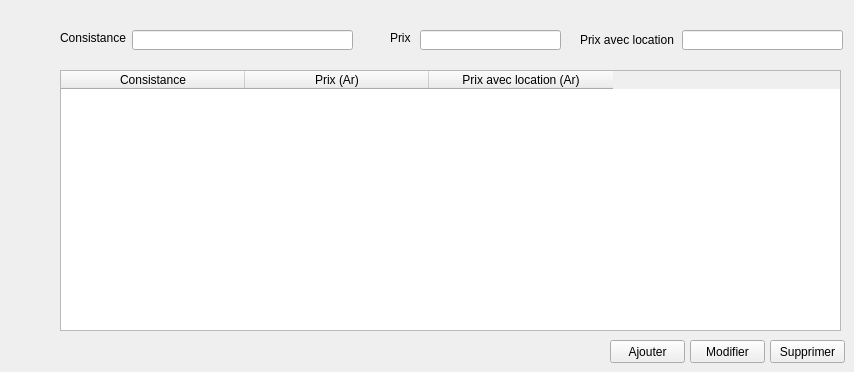
             <widget class="QWidget" name="pageForfParConsistanceParcelle_3">
              <widget class="QLabel" name="label_39">
               <property name="geometry">
                <rect>
                 <x>60</x>
                 <y>30</y>
                 <width>71</width>
                 <height>16</height>
                </rect>
               </property>
               <property name="text">
                <string>&lt;html&gt;&lt;head/&gt;&lt;body&gt;&lt;p&gt;Consistance&lt;/p&gt;&lt;/body&gt;&lt;/html&gt;</string>
               </property>
              </widget>
              <widget class="QLineEdit" name="lineEdit_31">
               <property name="geometry">
                <rect>
                 <x>132</x>
                 <y>30</y>
                 <width>221</width>
                 <height>20</height>
                </rect>
               </property>
              </widget>
              <widget class="QLabel" name="label_40">
               <property name="geometry">
                <rect>
                 <x>390</x>
                 <y>30</y>
                 <width>41</width>
                 <height>16</height>
                </rect>
               </property>
               <property name="text">
                <string>&lt;html&gt;&lt;head/&gt;&lt;body&gt;&lt;p&gt;Prix&lt;/p&gt;&lt;/body&gt;&lt;/html&gt;</string>
               </property>
              </widget>
              <widget class="QLineEdit" name="lineEdit_32">
               <property name="geometry">
                <rect>
                 <x>420</x>
                 <y>30</y>
                 <width>141</width>
                 <height>20</height>
                </rect>
               </property>
              </widget>
              <widget class="QLabel" name="label_41">
               <property name="geometry">
                <rect>
                 <x>580</x>
                 <y>30</y>
                 <width>111</width>
                 <height>20</height>
                </rect>
               </property>
               <property name="text">
                <string>&lt;html&gt;&lt;head/&gt;&lt;body&gt;&lt;p&gt;Prix avec location&lt;/p&gt;&lt;/body&gt;&lt;/html&gt;</string>
               </property>
              </widget>
              <widget class="QLineEdit" name="lineEdit_33">
               <property name="geometry">
                <rect>
                 <x>682</x>
                 <y>30</y>
                 <width>161</width>
                 <height>20</height>
                </rect>
               </property>
              </widget>
              <widget class="QTableWidget" name="tableWidget_6">
               <property name="geometry">
                <rect>
                 <x>60</x>
                 <y>70</y>
                 <width>781</width>
                 <height>261</height>
                </rect>
               </property>
               <attribute name="horizontalHeaderDefaultSectionSize">
                <number>184</number>
               </attribute>
               <column>
                <property name="text">
                 <string notr="true">Consistance</string>
                </property>
               </column>
               <column>
                <property name="text">
                 <string notr="true">Prix (Ar)</string>
                </property>
               </column>
               <column>
                <property name="text">
                 <string notr="true">Prix avec location (Ar)</string>
                </property>
               </column>
              </widget>
              <widget class="QPushButton" name="pushButton_16">
               <property name="geometry">
                <rect>
                 <x>690</x>
                 <y>340</y>
                 <width>75</width>
                 <height>23</height>
                </rect>
               </property>
               <property name="text">
                <string>Modifier</string>
               </property>
              </widget>
              <widget class="QPushButton" name="pushButton_17">
               <property name="geometry">
                <rect>
                 <x>610</x>
                 <y>340</y>
                 <width>75</width>
                 <height>23</height>
                </rect>
               </property>
               <property name="text">
                <string>Ajouter</string>
               </property>
              </widget>
              <widget class="QPushButton" name="pushButton_18">
               <property name="geometry">
                <rect>
                 <x>770</x>
                 <y>340</y>
                 <width>75</width>
                 <height>23</height>
                </rect>
               </property>
               <property name="text">
                <string>Supprimer</string>
               </property>
              </widget>
             </widget>
